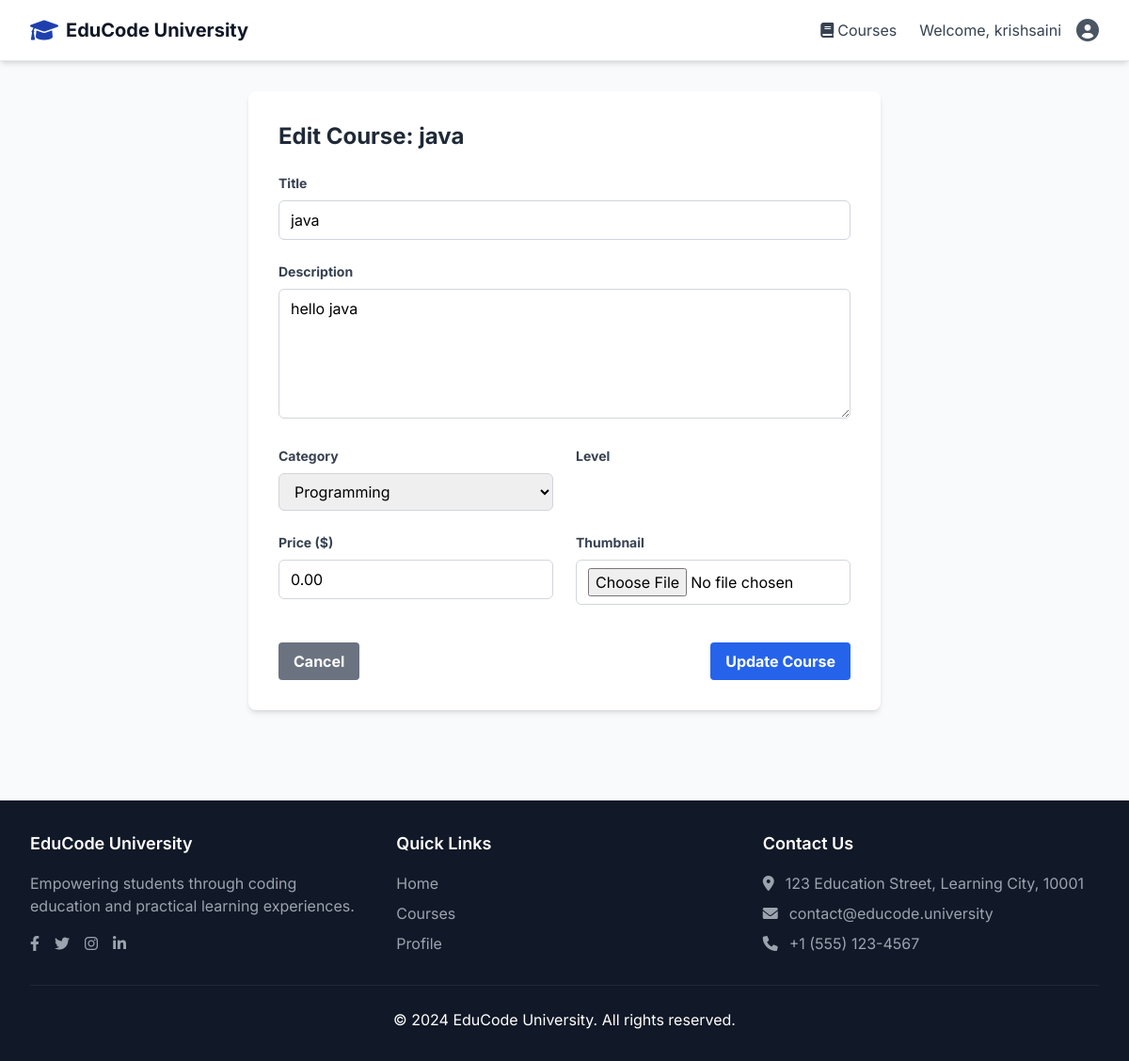
/courses/1/edit/ (signed in), run on the app's committed database.
### accounts/models.py (models this page shows, shortened)
class User(AbstractUser):
    ROLE_CHOICES = [
        ('student', 'Student'),
        ('teacher', 'Teacher'),
        ('admin', 'Admin'),
    ]
    role = models.CharField(max_length=10, choices=ROLE_CHOICES, default='student')
    phone = models.CharField(max_length=15, blank=True, null=True)
    bio = models.TextField(blank=True, null=True)
    profile_picture = models.ImageField(upload_to='profile_pics/', blank=True, null=True)
    university_id = models.CharField(max_length=20, blank=True, null=True)
    department = models.CharField(max_length=100, blank=True, null=True)
    created_at = models.DateTimeField(auto_now_add=True)
    updated_at = models.DateTimeField(auto_now=True)

### courses/models.py (models this page shows, shortened)
class Course(models.Model):
    title = models.CharField(max_length=200)
    description = models.TextField()
    instructor = models.ForeignKey(
        settings.AUTH_USER_MODEL,
        on_delete=models.CASCADE,
        related_name='courses_taught',
        limit_choices_to={'role': 'teacher'}
    )
    thumbnail = models.ImageField(upload_to='course_thumbnails/', blank=True, null=True)
    code = models.CharField(max_length=20, unique=True)  # e.g., CS101, MATH201
    credits = models.IntegerField(default=3)
    duration_weeks = models.IntegerField(default=16)
    difficulty_level = models.CharField(
        max_length=20,
        choices=[
            ('beginner', 'Beginner'),
            ('intermediate', 'Intermediate'),
            ('advanced', 'Advanced')
        ],
        default='beginner'
    )
    programming_language = models.CharField(
        max_length=50,
        choices=[
            ('python', 'Python'),
            ('java', 'Java'),
            ('cpp', 'C++'),
            ('c', 'C'),
            ('javascript', 'JavaScript'),
            ('multiple', 'Multiple Languages')
        ],
        default='python'
    )
    price = models.DecimalField(max_digits=10, decimal_places=2, default=0.00)
    is_free = models.BooleanField(default=False)
    category = models.CharField(
        max_length=50,
        choices=[
            ('programming', 'Programming'),
            ('data_science', 'Data Science'),
            ('web_development', 'Web Development'),
            ('mobile_development', 'Mobile Development'),
            ('devops', 'DevOps'),
            ('design', 'Design'),
            ('business', 'Business'),
            ('other', 'Other')
        ],
        default='programming'
    )
    is_active = models.BooleanField(default=True)
    enrollment_limit = models.IntegerField(default=50)
    start_date = models.DateField()
    end_date = models.DateField()
    created_at = models.DateTimeField(auto_now_add=True)
    updated_at = models.DateTimeField(auto_now=True)

### courses/views.py (the view)
# urls.py: path('<int:course_id>/edit/', views.edit_course, name='edit_course'),
@login_required
def edit_course(request, course_id):
    course = get_object_or_404(Course, id=course_id)
    if request.user != course.instructor and not request.user.is_staff:
        return redirect('courses:course_detail', course_id=course.id)
    if request.method == 'POST':
        form = CourseForm(request.POST, request.FILES, instance=course)
        if form.is_valid():
            form.save()
            return redirect('courses:course_detail', course_id=course.id)
    else:
        form = CourseForm(instance=course)
    context = {
        'form': form,
        'course': course
    }
    return render(request, 'courses/edit_course.html', context)

### courses/templates/courses/edit_course.html (shortened to what this page needs)
{% extends 'base.html' %}
{% block content %}
<div class="container mx-auto px-4 py-8">
    <div class="max-w-2xl mx-auto bg-white p-8 rounded-lg shadow-md">
        <h1 class="text-2xl font-bold text-gray-800 mb-6">Edit Course: {{ course.title }}</h1>
        <form method="post" enctype="multipart/form-data" class="space-y-6">
            <div class="grid grid-cols-1 md:grid-cols-2 gap-6">
                <div class="col-span-2">
                    <label for="{{ form.title.id_for_label }}" class="block text-gray-700 text-sm font-bold mb-2">Title</label>
                    {{ form.title }}
                </div>
                <div class="col-span-2">
                    <label for="{{ form.description.id_for_label }}" class="block text-gray-700 text-sm font-bold mb-2">Description</label>
                    {{ form.description }}
                </div>
                <div>
                    <label for="{{ form.category.id_for_label }}" class="block text-gray-700 text-sm font-bold mb-2">Category</label>
                    {{ form.category }}
                </div>
                <div>
                    <label for="{{ form.level.id_for_label }}" class="block text-gray-700 text-sm font-bold mb-2">Level</label>
                </div>
                <div>
                    <label for="{{ form.price.id_for_label }}" class="block text-gray-700 text-sm font-bold mb-2">Price ($)</label>
                    {{ form.price }}
                </div>
                <div>
                    <label for="{{ form.thumbnail.id_for_label }}" class="block text-gray-700 text-sm font-bold mb-2">Thumbnail</label>
                    {{ form.thumbnail }}
                </div>
            </div>
            <div class="flex items-center justify-between pt-4">
                <a href="{% url 'courses:course_detail' course.id %}" class="bg-gray-500 hover:bg-gray-700 text-white font-bold py-2 px-4 rounded focus:outline-none focus:shadow-outline">
                    Cancel
                </a>
                <button type="submit" class="bg-blue-600 hover:bg-blue-700 text-white font-bold py-2 px-4 rounded focus:outline-none focus:shadow-outline">
                    Update Course
                </button>
            </div>
        </form>
    </div>
</div>
{% endblock %}

### templates/base.html (shortened to what this page needs)
<!DOCTYPE html>
<html lang="en">
<head>
    <script src="https://cdn.tailwindcss.com"></script>
    <link href="https://cdnjs.cloudflare.com/ajax/libs/font-awesome/6.0.0/css/all.min.css" rel="stylesheet">
</head>
<body class="bg-gray-50 min-h-screen">
    <nav class="bg-white shadow-md border-b sticky top-0 z-50 transition-all duration-300">
        <div class="max-w-7xl mx-auto px-4 sm:px-6 lg:px-8">
            <div class="flex justify-between h-16">
                <div class="flex items-center">
                    <a href="{% url 'home' %}" class="flex items-center space-x-2 hover-scale">
                        <i class="fas fa-graduation-cap text-2xl text-primary"></i>
                        <span class="text-xl font-bold text-gray-900">EduCode University</span>
                    </a>
                </div>
                <div class="hidden md:flex items-center space-x-6">
                    {% if user.is_authenticated %}
                        <a href="{% url 'courses:course_list' %}" class="text-gray-700 hover:text-primary flex items-center space-x-1 transition duration-300 ease-in-out hover:scale-105">
                            <i class="fas fa-book"></i>
                            <span>Courses</span>
                        </a>
                        <div class="flex items-center space-x-4">
                            <span class="text-gray-700 hidden lg:inline">Welcome, {{ user.username }}</span>
                            <div class="relative">
                                <button type="button" class="flex items-center text-sm rounded-full focus:outline-none focus:ring-2 focus:ring-offset-2 focus:ring-primary transition duration-300 ease-in-out hover:scale-105" id="user-menu-button">
                                    <i class="fas fa-user-circle text-2xl text-gray-600"></i>
                                </button>
                            </div>
                        </div>
                    {% endif %}
                </div>
            </div>
        </div>
    </nav>
    <main class="animate-fade-in">
        {% block content %}
        {% endblock %}
    </main>
    <footer class="bg-gray-900 text-white mt-16">
        <div class="max-w-7xl mx-auto px-4 sm:px-6 lg:px-8 py-8">
            <div class="grid grid-cols-1 md:grid-cols-3 gap-8 mb-8">
                <div>
                    <h3 class="text-lg font-semibold mb-4 text-white">EduCode University</h3>
                    <p class="text-gray-400 mb-4">Empowering students through coding education and practical learning experiences.</p>
                    <div class="flex space-x-4">
                        <a href="#" class="text-gray-400 hover:text-white transition-colors duration-300">
                            <i class="fab fa-facebook-f"></i>
                        </a>
                        <a href="#" class="text-gray-400 hover:text-white transition-colors duration-300">
                            <i class="fab fa-twitter"></i>
                        </a>
                        <a href="#" class="text-gray-400 hover:text-white transition-colors duration-300">
                            <i class="fab fa-instagram"></i>
                        </a>
                        <a href="#" class="text-gray-400 hover:text-white transition-colors duration-300">
                            <i class="fab fa-linkedin-in"></i>
                        </a>
                    </div>
                </div>
                <div>
                    <h3 class="text-lg font-semibold mb-4 text-white">Quick Links</h3>
                    <ul class="space-y-2">
                        <li><a href="{% url 'home' %}" class="text-gray-400 hover:text-white transition-colors duration-300">Home</a></li>
                        <li><a href="{% url 'courses:course_list' %}" class="text-gray-400 hover:text-white transition-colors duration-300">Courses</a></li>
                        {% if user.is_authenticated %}
                            <li><a href="{% url 'accounts:profile' %}" class="text-gray-400 hover:text-white transition-colors duration-300">Profile</a></li>
                        {% else %}
                            <li><a href="{% url 'accounts:login' %}" class="text-gray-400 hover:text-white transition-colors duration-300">Login</a></li>
                            <li><a href="{% url 'accounts:register' %}" class="text-gray-400 hover:text-white transition-colors duration-300">Register</a></li>
                        {% endif %}
                    </ul>
                </div>
                <div>
                    <h3 class="text-lg font-semibold mb-4 text-white">Contact Us</h3>
                    <ul class="space-y-2 text-gray-400">
                        <li class="flex items-start">
                            <i class="fas fa-map-marker-alt mt-1 mr-3"></i>
                            <span>123 Education Street, Learning City, 10001</span>
                        </li>
                        <li class="flex items-center">
                            <i class="fas fa-envelope mr-3"></i>
                            <span>contact@educode.university</span>
                        </li>
                        <li class="flex items-center">
                            <i class="fas fa-phone mr-3"></i>
                            <span>+1 (555) 123-4567</span>
                        </li>
                    </ul>
                </div>
            </div>
            <div class="border-t border-gray-800 pt-6 text-center">
                <p>&copy; 2024 EduCode University. All rights reserved.</p>
            </div>
        </div>
    </footer>
</body>
</html>

### templates/base.html (style rules this page uses)
body { font-family: 'Inter', sans-serif; }
.animate-fade-in { animation: fadeIn 0.5s ease-in-out; }
.hover-scale { transition: transform 0.3s ease; }

### data on the page
User: username "krishsaini"
Course: title "java", description "hello java", category "Programming", price "0.00"
